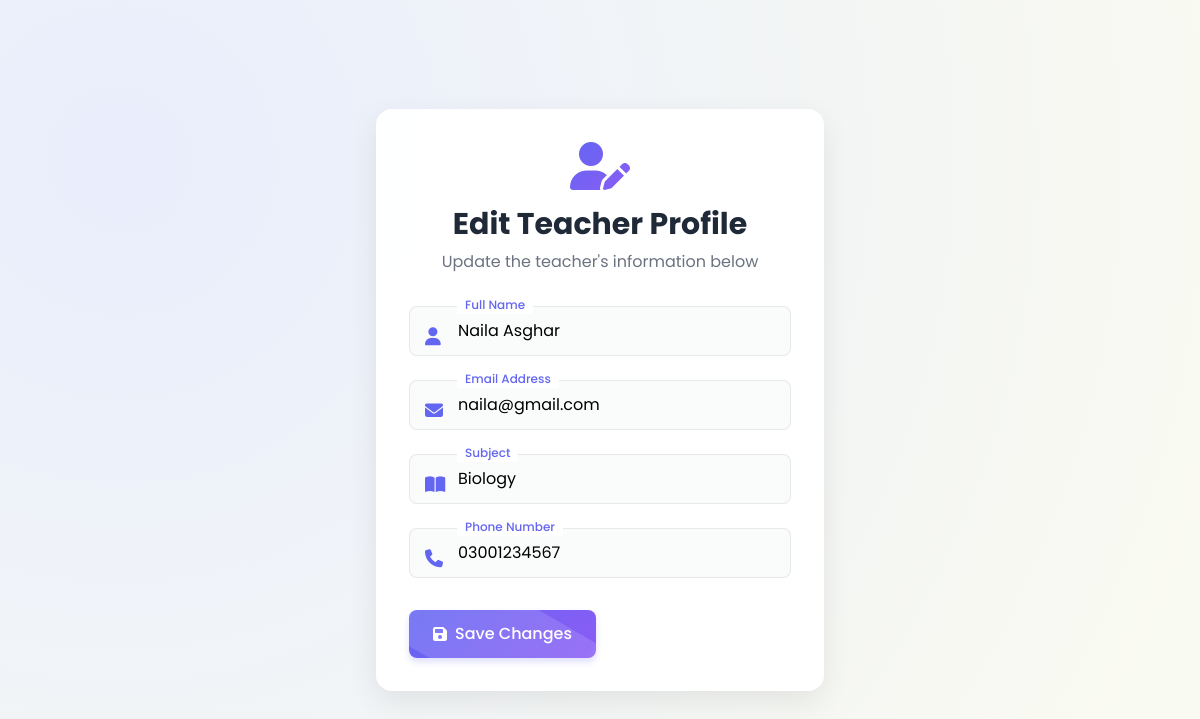
/teachers/1/update/, run on the app's committed database.
### school/models.py (models this page shows, shortened)
class Teacher(models.Model):
    name = models.CharField(max_length=100)
    email = models.EmailField(unique=True)
    subject = models.CharField(max_length=100)
    phone = models.CharField(max_length=20)
    joined_date = models.DateField(auto_now_add=True)
    date_of_birth = models.DateField(null=True, blank=True)

### school/views.py (the view, shortened to what this page needs)
# urls.py: path('teachers/<int:id>/update/', views.teacher_update, name='teacher_update'),
def teacher_update(request, id):
    teacher = get_object_or_404(Teacher, id=id)
    return render(request, 'dashboards/admin/teachers/update.html', {'teacher': teacher})

### school/templates/dashboards/admin/teachers/update.html (shortened to what this page needs)
<!DOCTYPE html>
<html lang="en">
<head>
  <script src="https://cdn.tailwindcss.com"></script>
  <link rel="stylesheet" href="https://cdnjs.cloudflare.com/ajax/libs/font-awesome/6.4.0/css/all.min.css">
</head>
<body class="min-h-screen flex items-center justify-center p-4">
  <div class="form-container w-full max-w-md p-8 mx-4">
    <div class="text-center mb-8">
      <div class="flex justify-center mb-4">
        <i class="fas fa-user-edit text-5xl header-icon"></i>
      </div>
      <h1 class="text-3xl font-bold text-gray-800 mb-2">
        Edit Teacher Profile
      </h1>
      <p class="text-gray-500">
        Update the teacher's information below
      </p>
    </div>
    <form method="POST">
      <div class="mb-6 input-group">
        <div class="relative">
          <div class="absolute left-4 top-4 form-icon">
            <i class="fas fa-user text-lg"></i>
          </div>
          <input
            type="text"
            name="name"
            id="name"
            class="input-field w-full px-4 py-3 pl-12 rounded-lg focus:outline-none"
            placeholder=" "
            value="{{ teacher.name }}"
            required
          >
          <label for="name" class="floating-label">Full Name</label>
        </div>
      </div>
      <div class="mb-6 input-group">
        <div class="relative">
          <div class="absolute left-4 top-4 form-icon">
            <i class="fas fa-envelope text-lg"></i>
          </div>
          <input
            type="email"
            name="email"
            id="email"
            class="input-field w-full px-4 py-3 pl-12 rounded-lg focus:outline-none"
            placeholder=" "
            value="{{ teacher.email }}"
            required
          >
          <label for="email" class="floating-label">Email Address</label>
        </div>
      </div>
      <div class="mb-6 input-group">
        <div class="relative">
          <div class="absolute left-4 top-4 form-icon">
            <i class="fas fa-book-open text-lg"></i>
          </div>
          <input
            type="text"
            name="subject"
            id="subject"
            class="input-field w-full px-4 py-3 pl-12 rounded-lg focus:outline-none"
            placeholder=" "
            value="{{ teacher.subject }}"
            required
          >
          <label for="subject" class="floating-label">Subject</label>
        </div>
      </div>
      <div class="mb-8 input-group">
        <div class="relative">
          <div class="absolute left-4 top-4 form-icon">
            <i class="fas fa-phone text-lg"></i>
          </div>
          <input
            type="tel"
            name="phone"
            id="phone"
            class="input-field w-full px-4 py-3 pl-12 rounded-lg focus:outline-none"
            placeholder=" "
            value="{{ teacher.phone }}"
            required
          >
          <label for="phone" class="floating-label">Phone Number</label>
        </div>
      </div>
      <div class="flex items-center justify-between">
        <button class="btn-primary px-6 py-3 rounded-lg text-white font-medium flex items-center" type="submit">
          <i class="fas fa-save mr-2"></i> Save Changes
        </button>
      </div>
    </form>
  </div>
</body>
</html>

### school/templates/dashboards/admin/teachers/update.html (style rules this page uses)
body { font-family: 'Poppins', sans-serif; background-color: #f8fafc; background-image: radial-gradient(circle at 10% 20%, rgba(199, 210, 254, 0.3) 0%, rgba(254, 249, 195, 0.2) 90%); }
.form-container { background: rgba(255, 255, 255, 0.95); border-radius: 16px; box-shadow: 0 10px 30px rgba(0, 0, 0, 0.08); backdrop-filter: blur(8px); border: 1px solid rgba(255, 255, 255, 0.2); transition: all 0.3s ease; }
.input-field { transition: all 0.3s ease; background-color: rgba(249, 250, 251, 0.8); border: 1px solid rgba(209, 213, 219, 0.5); }
.btn-primary { background: linear-gradient(135deg, #6366f1 0%, #8b5cf6 100%); transition: all 0.3s ease; box-shadow: 0 4px 6px rgba(99, 102, 241, 0.2); position: relative; overflow: hidden; }
.btn-primary::after { content: ''; position: absolute; top: -50%; left: -60%; width: 200%; height: 200%; background: linear-gradient( to right, rgba(255, 255, 255, 0.13) 0%, rgba(255, 255, 255, 0.13) 77%, rgba(255, 255, 255, 0.5) 92%, rgba(255, 255, 255, 0.0) 100% ); transform: rotate(30deg); transition: all 0.7s ease; }
.form-icon { color: #6366f1; transition: all 0.3s ease; }
.floating-label { position: absolute; pointer-events: none; left: 50px; top: 15px; transition: all 0.2s ease; color: #9ca3af; font-size: 0.95rem; background: transparent; }
.input-field:focus ~ .floating-label, .input-field:not(:placeholder-shown) ~ .floating-label { top: -10px; left: 48px; font-size: 0.75rem; background: white; padding: 0 8px; color: #6366f1; font-weight: 500; }
.header-icon { background: linear-gradient(135deg, #6366f1 0%, #8b5cf6 100%); -webkit-background-clip: text; background-clip: text; color: transparent; }

### data on the page
Teacher: name "Naila Asghar", email "naila@gmail.com", subject "Biology", phone "03001234567"
